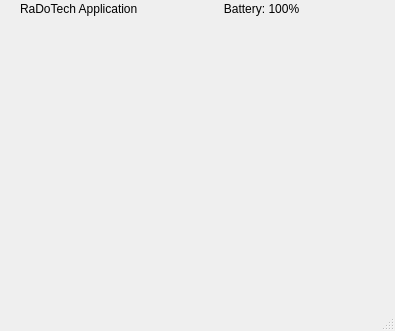
<?xml version="1.0" encoding="UTF-8"?>
<ui version="4.0">
 <class>MainWindow</class>
 <widget class="QMainWindow" name="MainWindow">
  <property name="geometry">
   <rect>
    <x>0</x>
    <y>0</y>
    <width>395</width>
    <height>331</height>
   </rect>
  </property>
  <property name="windowTitle">
   <string>MainWindow</string>
  </property>
  <property name="autoFillBackground">
   <bool>false</bool>
  </property>
  <property name="styleSheet">
   <string notr="true"/>
  </property>
  <widget class="QWidget" name="centralwidget">
   <widget class="QStackedWidget" name="stackedWidget">
    <property name="geometry">
     <rect>
      <x>0</x>
      <y>20</y>
      <width>461</width>
      <height>291</height>
     </rect>
    </property>
    <widget class="QWidget" name="page">
     <property name="enabled">
      <bool>true</bool>
     </property>
    </widget>
    <widget class="QWidget" name="page_2">
     <property name="enabled">
      <bool>true</bool>
     </property>
    </widget>
   </widget>
   <widget class="QLabel" name="label">
    <property name="geometry">
     <rect>
      <x>20</x>
      <y>0</y>
      <width>421</width>
      <height>17</height>
     </rect>
    </property>
    <property name="text">
     <string>RaDoTech Application                          Battery: 100%</string>
    </property>
   </widget>
  </widget>
  <widget class="QMenuBar" name="menubar">
   <property name="geometry">
    <rect>
     <x>0</x>
     <y>0</y>
     <width>395</width>
     <height>22</height>
    </rect>
   </property>
  </widget>
  <widget class="QStatusBar" name="statusbar"/>
 </widget>
 <resources/>
 <connections/>
</ui>
